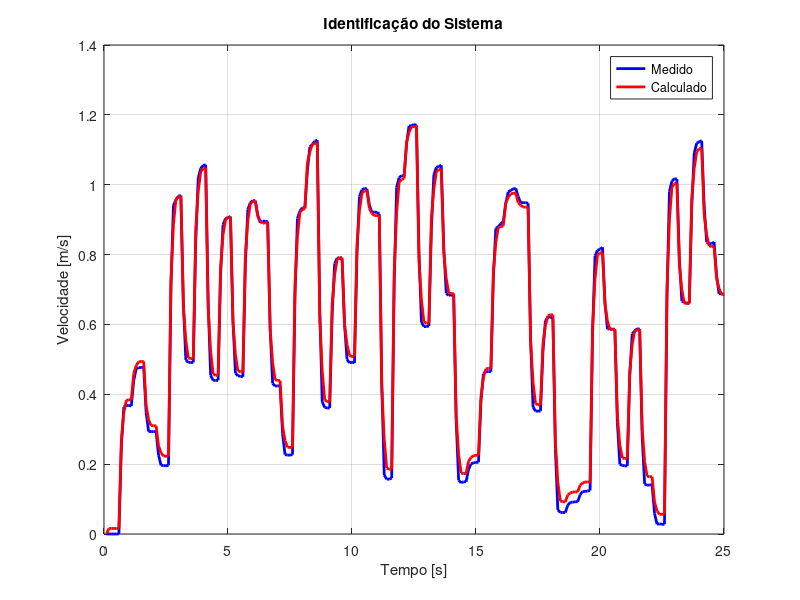

This chart was generated by the following MATLAB code:
clc, clear, close all

data = load('t100a03');
pv = 900;
D = 0.042;
dT = 0.1;
dS = ((pi*D)/pv)/dT;

y = dS*data.d(:,2);
u = data.d(:,1);
N = length(y);

Y = y(2:N);
X = [y(1:N-1) u(1:N-1)];

theta = inv(X'*X)*X'*Y

yh = [0];
for i = 2:N
    yh(i) = theta(1) *  y(i - 1) + theta(2) * u(i-1); 
end

MSE = sum(sum((yh-y)^2/N));

% ------------ Plots -----------
figure()
subplot(1,1,1)
plot(data.dT, y, 'b', 'linewidth', 2)
hold on
plot(data.dT, yh, 'r','linewidth', 2)
hold on
grid on
title('Identificação do Sistema')
xlabel('Tempo [s]')
ylabel('Velocidade [m/s]')
legend('Medido','Calculado') 

% ----------- Validação ---------
data_t = load('t100a04');
y_t = dS*data_t.d(:,2);
u_t = data_t.d(:,1);

yh_t = [0];
for i = 2:N
    yh_t(i) = theta(1) *  y_t(i - 1) + theta(2) * u_t(i-1);    
end

MSE_validacao=sum(sum((yh_t-y_t)^2/N));